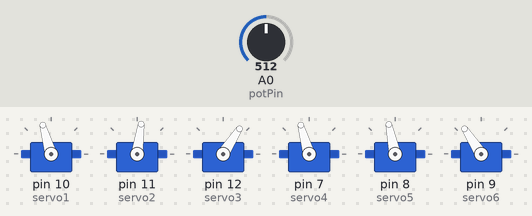
Recording of a sketch running on a simulated Arduino Uno, built with avr-gcc and run on an emulated ATmega328P. Parts: 6 × servo. Inputs (shaded band) come from the test bench; at power-on: A0 (potPin) = 512. What the sketch prints to the serial monitor is not drawn.

Above: at 6.9 s.
7.0 s: A0 (potPin) set to 716
At 9.25 s:
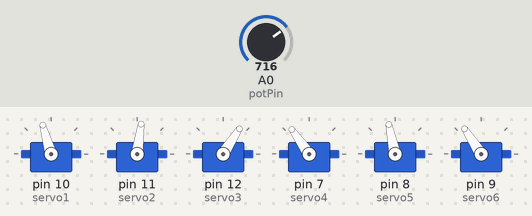
15.7 s: A0 (potPin) set to 900
At 18.55 s:
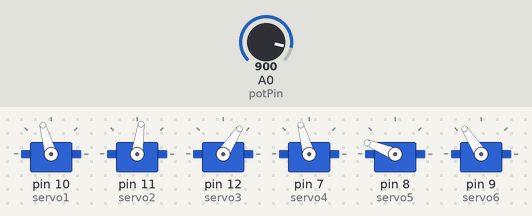
23.2 s: A0 (potPin) set to 1023
At 24.75 s:
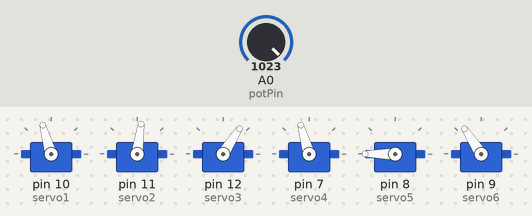
31.9 s: A0 (potPin) set to 511
Timing chart, 0 to 38.7 s (numbered marks = the images above; inputs shaded):
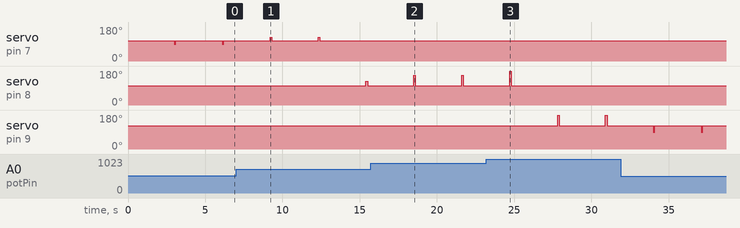

The sketch:

6servo_potentio.ino
```cpp
#include <Servo.h>

Servo servo1;  // サーボモーター1を制御するためのオブジェクト
Servo servo2;  // サーボモーター2を制御するためのオブジェクト
Servo servo3;  // サーボモーター3を制御するためのオブジェクト
Servo servo4;
Servo servo5;
Servo servo6;

int potPin = A0;  // ポテンショメータの接続ピン（アナログ入力）
int currentServo = 1;  // 現在制御中のサーボモーター
unsigned long previousMillis = 0;  // 前回の切り替え時間

const long interval = 10000;  // 切り替えの間隔（10秒）

void setup() {
  Serial.begin(9600);  // シリアルポートを9600bpsで開始
  servo1.attach(10);    // 7番ピンをサーボモーター1の制御ピンに設定
  servo2.attach(11);    // 8番ピンをサーボモーター2の制御ピンに設定
  servo3.attach(12);    // 9番ピンをサーボモーター3の制御ピンに設定
  servo4.attach(7);
  servo5.attach(8);
  servo6.attach(9);
}

void loop() {
  unsigned long currentMillis = millis();  // 現在の時間を取得

  // normal
  set(106, 82, 57);
  // 10秒ごとに制御するサーボを切り替える
  if (currentMillis - previousMillis >= interval) {
    previousMillis = currentMillis;
    currentServo++;

    Serial.print("現在の制御対象サーボ: ");
    Serial.println(currentServo);

    if (currentServo > 3) {
      // 全てのサーボモーターを制御した後、無限ループに入りプログラムを停止
      while (true) {
        // 何もしない
      }
    }
  }

  // ポテンショメータの値を読み取り、サーボの角度に変換
  int potValue = analogRead(potPin);  // ポテンショメータの値を読み取る
  int angle = map(potValue, 0, 1023, 0, 180);  // ポテンショメータの値を0〜180度にマッピング

  // 現在の制御対象サーボに角度を設定
  switch (currentServo) {
    case 1:
      servo4.write(angle);
      break;
    case 2:
      servo5.write(angle);
      break;
    case 3:
      servo6.write(angle);
      break;
  }

  // 現在のサーボの角度をシリアルモニタに出力
  Serial.print("サーボ");
  Serial.print(currentServo);
  Serial.print("の角度: ");
  Serial.println(angle);

  delay(100);  // 少し待機
}

void set(int angle1, int angle2, int angle3) {
  servo1.write(angle1);
  servo2.write(angle2);
  servo3.write(angle3);
  servo4.write(212-angle1);
  servo5.write(184-angle2);
  servo6.write(180-angle3);

  delay(3000);
}
```

Measured:
- by itself, servo on pin 7 (servo4): alternates 125° for 0.10 s and 106° for 3.0 s
- by itself, servo on pin 9 (servo6): alternates 180° for 0.10 s and 123° for 3.0 s
